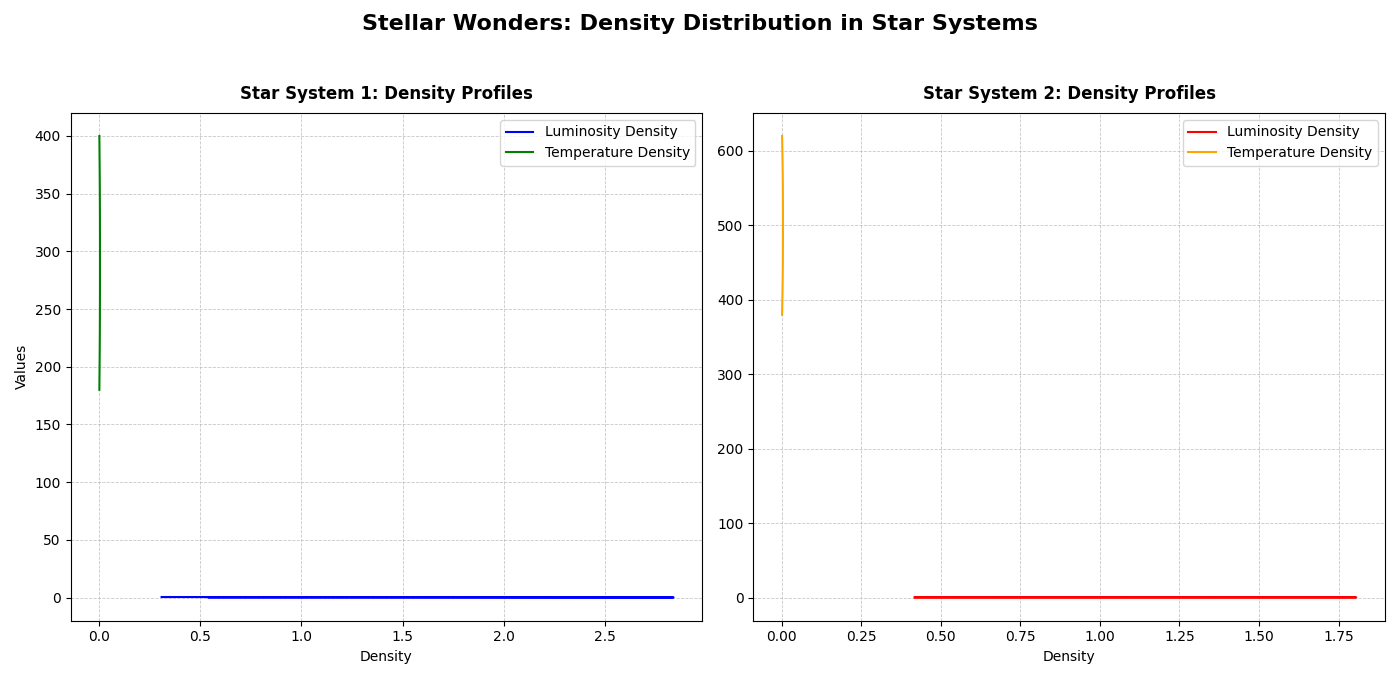

Reproduce this figure in Python.
import numpy as np
import matplotlib.pyplot as plt
from scipy.stats import gaussian_kde

# Data
luminosity_star_system1 = np.array([0.01, 0.03, 0.05, 0.07, 0.1, 0.15, 0.2, 0.25, 0.3, 0.35])
temperature_star_system1 = np.array([200, 220, 240, 260, 280, 300, 320, 340, 360, 380])

luminosity_star_system2 = np.array([0.5, 0.55, 0.6, 0.65, 0.7, 0.75, 0.8, 0.85, 0.9, 0.95, 1.0])
temperature_star_system2 = np.array([400, 420, 440, 460, 480, 500, 520, 540, 560, 580, 600])

# Density estimates using Gaussian KDE
kde_luminosity_star_system1 = gaussian_kde(luminosity_star_system1)
kde_temperature_star_system1 = gaussian_kde(temperature_star_system1)
kde_luminosity_star_system2 = gaussian_kde(luminosity_star_system2)
kde_temperature_star_system2 = gaussian_kde(temperature_star_system2)

# Create grid over which to evaluate the KDE
luminosity_grid1 = np.linspace(min(luminosity_star_system1) - 0.1, max(luminosity_star_system1) + 0.1, 100)
temperature_grid1 = np.linspace(min(temperature_star_system1) - 20, max(temperature_star_system1) + 20, 100)
density_luminosity1 = kde_luminosity_star_system1(luminosity_grid1)
density_temperature1 = kde_temperature_star_system1(temperature_grid1)

luminosity_grid2 = np.linspace(min(luminosity_star_system2) - 0.1, max(luminosity_star_system2) + 0.1, 100)
temperature_grid2 = np.linspace(min(temperature_star_system2) - 20, max(temperature_star_system2) + 20, 100)
density_luminosity2 = kde_luminosity_star_system2(luminosity_grid2)
density_temperature2 = kde_temperature_star_system2(temperature_grid2)

# Create plot
fig, ax = plt.subplots(1, 2, figsize=(14, 7), sharey=False)

# Plot for Star System 1
ax[0].plot(density_luminosity1, luminosity_grid1, label='Luminosity Density', color='blue')
ax[0].plot(density_temperature1, temperature_grid1, label='Temperature Density', color='green')
ax[0].set_title("Star System 1: Density Profiles", fontsize=12, fontweight='bold', pad=10)
ax[0].set_xlabel("Density", fontsize=10)
ax[0].set_ylabel("Values", fontsize=10)
ax[0].legend()
ax[0].grid(True, linestyle='--', linewidth=0.6, alpha=0.7)

# Plot for Star System 2
ax[1].plot(density_luminosity2, luminosity_grid2, label='Luminosity Density', color='red')
ax[1].plot(density_temperature2, temperature_grid2, label='Temperature Density', color='orange')
ax[1].set_title("Star System 2: Density Profiles", fontsize=12, fontweight='bold', pad=10)
ax[1].set_xlabel("Density", fontsize=10)
ax[1].legend()
ax[1].grid(True, linestyle='--', linewidth=0.6, alpha=0.7)

# Main title
fig.suptitle("Stellar Wonders: Density Distribution in Star Systems", fontsize=16, fontweight='bold')

plt.tight_layout(rect=[0, 0.03, 1, 0.95])
plt.show()
